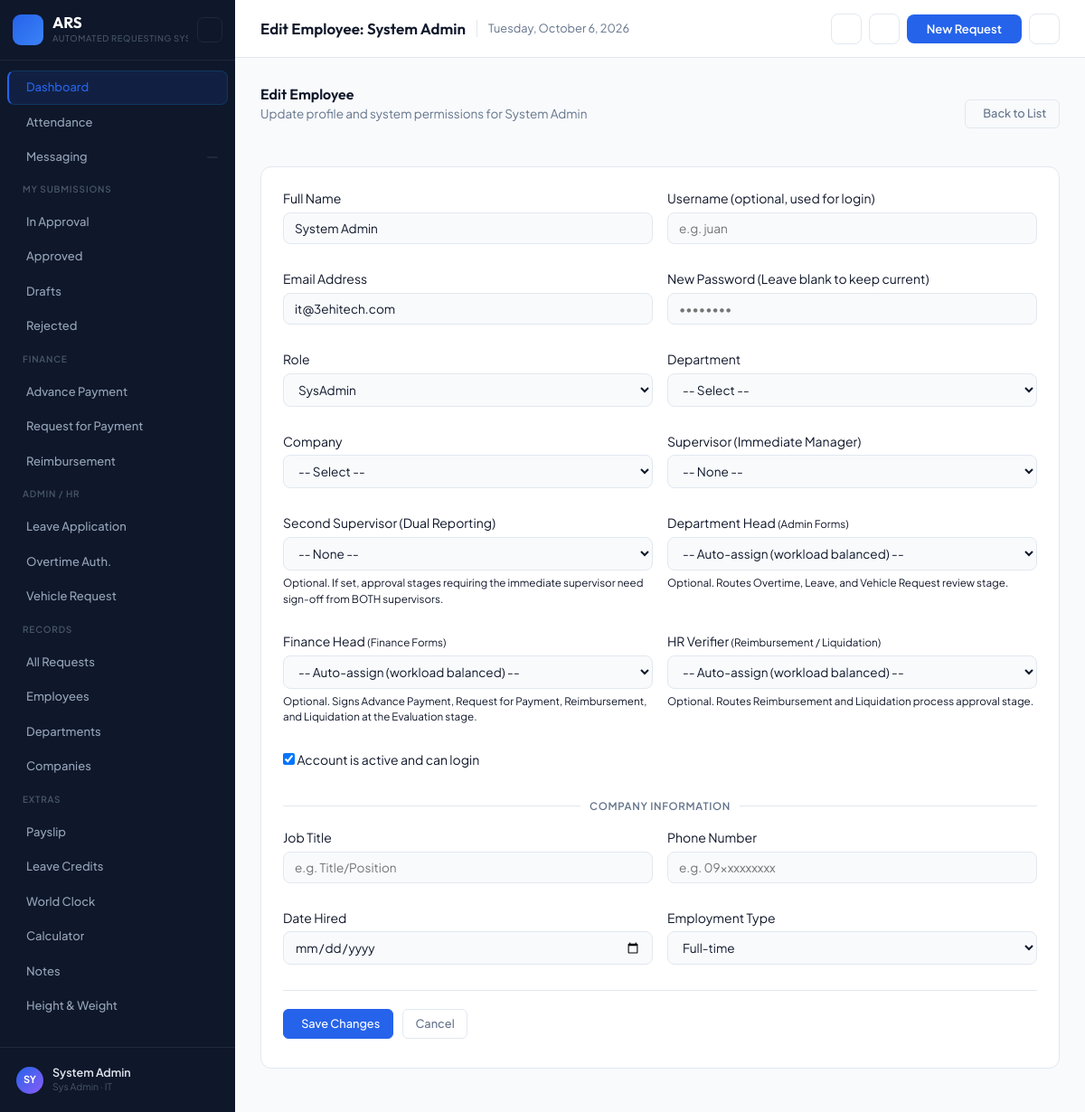
Page /employees/edit/1 (signed in) on the committed database.
### tables this page shows
CREATE TABLE employees (
    id INT AUTO_INCREMENT PRIMARY KEY,
    employee_code VARCHAR(20) UNIQUE NOT NULL,
    avatar VARCHAR(255) NOT NULL DEFAULT('default.png'),  
    username VARCHAR(50) UNIQUE NULL,
    full_name VARCHAR(100) NOT NULL,
    email VARCHAR(150) UNIQUE NOT NULL,
    password_hash VARCHAR(255) NOT NULL,
    role_id INT NOT NULL,
    job_title VARCHAR(100) NULL,
    phone VARCHAR(30) NULL,
    date_hired DATE NULL,
    employment_type ENUM('full_time', 'part_time', 'contractual', 'probationary') NOT NULL DEFAULT 'full_time',
    supervisor_id INT NULL,
    supervisor_id_2 INT NULL,
    master_approver_id INT NULL,
    hr_verifier_id INT NULL,
    finance_head_id INT NULL,
    department VARCHAR(100) NULL,
    company VARCHAR(150) NULL,
    is_active TINYINT(1) DEFAULT 1,
    employment_status ENUM('employed','resigned','floating') NOT NULL DEFAULT 'employed',
    created_at TIMESTAMP DEFAULT CURRENT_TIMESTAMP,
    updated_at TIMESTAMP DEFAULT CURRENT_TIMESTAMP ON UPDATE CURRENT_TIMESTAMP,
    FOREIGN KEY (role_id) REFERENCES roles(id) ON DELETE RESTRICT,
    FOREIGN KEY (supervisor_id) REFERENCES employees(id) ON DELETE SET NULL,
    CONSTRAINT fk_employees_supervisor_2 FOREIGN KEY (supervisor_id_2) REFERENCES employees(id) ON DELETE SET NULL,
    CONSTRAINT fk_employees_master_approver FOREIGN KEY (master_approver_id) REFERENCES employees(id) ON DELETE SET NULL,
    CONSTRAINT fk_employees_hr_verifier FOREIGN KEY (hr_verifier_id) REFERENCES employees(id) ON DELETE SET NULL,
    CONSTRAINT fk_employees_finance_head FOREIGN KEY (finance_head_id) REFERENCES employees(id) ON DELETE SET NULL
);

CREATE TABLE roles (
    id INT AUTO_INCREMENT PRIMARY KEY,
    name VARCHAR(50) UNIQUE NOT NULL,
    description TEXT
);

### app/Controllers/EmployeeController.php (called while the page is built, shortened)
<?php
    class EmployeeController {
        public function edit(int $id): void {
            $stmt = db()->prepare('SELECT * FROM employees WHERE id = ?');
            $stmt->execute([$id]);
            $employee = $stmt->fetch(PDO::FETCH_ASSOC);
            $roles = db()->query('SELECT * FROM roles ORDER BY id ASC')->fetchAll();
            require __DIR__ . '/../../views/employees/edit.php';
            $content = ob_get_clean();
            $pageTitle = 'Edit Employee: ' . htmlspecialchars($employee['full_name']);
            require __DIR__ . '/../../views/layouts/base.php';
        }
    }

### public/index.php (called while the page is built, shortened)
<?php
require_once __DIR__ . '/../config/app.php';
require_once __DIR__ . '/../routes/web.php';

### config/database.php (called while the page is built)
<?php
    function db(): PDO {
        static $pdo;
        if (!$pdo) {
            $dsn = "mysql:host={$_ENV['DB_HOST']};dbname={$_ENV['DB_DATABASE']};charset=utf8mb4";
            $pdo = new PDO($dsn, $_ENV['DB_USERNAME'], $_ENV['DB_PASSWORD'], [
                PDO::ATTR_DEFAULT_FETCH_MODE => PDO::FETCH_ASSOC,
                PDO::ATTR_ERRMODE => PDO::ERRMODE_EXCEPTION,
                PDO::ATTR_EMULATE_PREPARES => false,
                PDO::MYSQL_ATTR_INIT_COMMAND => "SET time_zone = '+08:00'",
            ]);
        }
        return $pdo;
    }

### config/app.php (called while the page is built, shortened)
<?php
    require_once __DIR__ . '/database.php';
    if (!function_exists('url')) {
        function url(string $path = ''): string {
            $appUrl = $_ENV['APP_URL'] ?? '';
            $subPath = rtrim(parse_url($appUrl, PHP_URL_PATH) ?? '', '/');
            return $subPath . '/' . ltrim($path, '/');
        }
    }

### views/employees/edit.php (the view, shortened to what this page needs)
<div class="page-header">
    <div class="page-title-group">
        <h5 class="page-heading">Edit Employee</h5>
        <p class="page-subheading">Update profile and system permissions for <?= htmlspecialchars($employee['full_name']) ?></p>
    </div>
    <a href="<?= url('employees') ?>" class="btn btn-ghost">
        <i class="ti ti-arrow-left"></i> Back to List
    </a>
</div>
<div class="form-card">
    <form method="POST" action="<?= url('employees/update/' . $employee['id']) ?>">
        <div class="form-grid g-2">
            <div class="form-group"><label>Full Name</label><input type="text" name="full_name" value="<?= htmlspecialchars($employee['full_name']) ?>" required></div>
            <div class="form-group">
                <label>Username <span class="muted">(optional, used for login)</span></label>
                <input type="text" name="username" value="<?= htmlspecialchars($employee['username'] ?? '') ?>" placeholder="e.g. juan">
            </div>
            <div class="form-group"><label>Email Address</label><input type="email" name="email" value="<?= htmlspecialchars($employee['email']) ?>" required></div>
            <div class="form-group">
                <label>New Password <span class="muted">(Leave blank to keep current)</span></label>
                <input type="password" name="password" placeholder="••••••••">
            </div>
            <div class="form-group">
                <label>Role</label>
                <select name="role_id" required>
                    <?php foreach ($roles as $role): ?>
                        <option value="<?= $role['id'] ?>" <?= $employee['role_id'] == $role['id'] ? 'selected' : '' ?>>
                            <?= htmlspecialchars($role['name']) ?>
                        </option>
                    <?php endforeach; ?>
                </select>
            </div>
            <div class="form-group">
                <label>Department</label>
                <select name="department">
                    <option value="">-- Select --</option>
                </select>
            </div>
            <div class="form-group">
                <label>Company</label>
                <select name="company">
                    <option value="">-- Select --</option>
                </select>
            </div>
            <div class="form-group">
                <label>Supervisor (Immediate Manager)</label>
                <select name="supervisor_id">
                    <option value="">-- None --</option>
                </select>
            </div>
            <div class="form-group">
                <label>Second Supervisor (Dual Reporting)</label>
                <select name="supervisor_id_2">
                    <option value="">-- None --</option>
                </select>
                <small class="text-muted">Optional. If set, approval stages requiring the immediate supervisor need sign-off from BOTH supervisors.</small>
            </div>
            <div class="form-group">
                <label>Department Head <small class="text-muted">(Admin Forms)</small></label>
                <select name="master_approver_id">
                    <option value="">-- Auto-assign (workload balanced) --</option>
                </select>
                <small class="text-muted">Optional. Routes Overtime, Leave, and Vehicle Request review stage.</small>
            </div>
            <div class="form-group">
                <label>Finance Head <small class="text-muted">(Finance Forms)</small></label>
                <select name="finance_head_id">
                    <option value="">-- Auto-assign (workload balanced) --</option>
                </select>
                <small class="text-muted">Optional. Signs Advance Payment, Request for Payment, Reimbursement, and Liquidation at the Evaluation stage.</small>
            </div>
            <div class="form-group">
                <label>HR Verifier <small class="text-muted">(Reimbursement / Liquidation)</small></label>
                <select name="hr_verifier_id">
                    <option value="">-- Auto-assign (workload balanced) --</option>
                </select>
                <small class="text-muted">Optional. Routes Reimbursement and Liquidation process approval stage.</small>
            </div>
            <div class="form-group g-span-2">
                <label class="checkbox-label">
                    <input type="checkbox" name="is_active" value="1" <?= $employee['is_active'] ? 'checked' : '' ?>>
                    Account is active and can login
                </label>
            </div>
        </div>
        <div class="form-section-divider">
            <span>Company Information</span>
        </div>
        <div class="form-grid g-2">
            <div class="form-group">
                <label>Job Title</label>
                <input type="text" name="job_title"
                    value="<?= htmlspecialchars($employee['job_title'] ?? '') ?>"
                    placeholder="e.g. Title/Position">
            </div>
            <div class="form-group">
                <label>Phone Number</label>
                <input type="text" name="phone"
                    value="<?= htmlspecialchars($employee['phone'] ?? '') ?>"
                    placeholder="e.g. 09xxxxxxxxx">
            </div>
            <div class="form-group">
                <label>Date Hired</label>
                <input type="date" name="date_hired"
                    value="<?= htmlspecialchars($employee['date_hired'] ?? '') ?>">
            </div>
            <div class="form-group">
                <label>Employment Type</label>
                <select name="employment_type">
                    <?php foreach (['full_time' => 'Full-time', 'part_time' => 'Part-time', 'contractual' => 'Contractual', 'probationary' => 'Probationary'] as $val => $label): ?>
                        <option value="<?= $val ?>" <?= ($employee['employment_type'] ?? 'full_time') === $val ? 'selected' : '' ?>>
                            <?= $label ?>
                        </option>
                    <?php endforeach; ?>
                </select>
            </div>
        </div>
        <div class="form-action">
            <button type="submit" class="btn btn-primary"><i class="ti ti-device-floppy"></i> Save Changes</button>
            <a href="<?= url('employees') ?>" class="btn btn-ghost">Cancel</a>
        </div>
    </form>
</div>

### views/layouts/base.php (shortened to what this page needs)
<?php
    $themeSettings = [];
    $themeMode = $themeSettings['theme_mode'] ?? 'light';
?>
<!DOCTYPE html>
<html lang="en" data-theme="<?= $themeMode === 'dark' ? 'dark' : 'light' ?>">
<head>
    <link rel="stylesheet" href="<?= url('stylesheets/app.css') ?>">
    <link rel="stylesheet" href="<?= url('stylesheets/chat.css') ?>">
</head>
<body>
<div class="layout">
    <?php require __DIR__ . '/sidebar.php'; ?>
    <div class="layout-right">
        <div id="topbar">
            <div class="topbar-left">
                <?php if (!empty($breadcrumbs)): ?>
                    <nav class="topbar-breadcrumb" aria-label="Breadcrumb">
                        <?php foreach ($breadcrumbs as $idx => $crumb): ?>
                            <?php if ($idx > 0): ?><span class="bc-sep"><i class="ti ti-chevron-right"></i></span><?php endif; ?>
                            <?php if (!empty($crumb['url'])): ?>
                                <a href="<?= htmlspecialchars($crumb['url']) ?>" class="bc-link"><?= htmlspecialchars($crumb['label']) ?></a>
                            <?php else: ?>
                                <span class="bc-current"><?= htmlspecialchars($crumb['label']) ?></span>
                            <?php endif; ?>
                        <?php endforeach; ?>
                    </nav>
                <?php else: ?>
                    <span class="topbar-title"><?= htmlspecialchars($pageTitle ?? '') ?></span>
                <?php endif; ?>
                <span class="topbar-date"><?= date('l, F j, Y') ?></span>
            </div>
            <div class="topbar-right">
                <a href="<?= url('chat') ?>" class="icon-btn chat-icon-wrap" title="Messages" id="chatBtn">
                </a>
                <button class="icon-btn" id="notifBtn" title="Notifications">
                </button>
                <div class="new-req-wrap" id="newReqWrap">
                    <button type="button" class="btn-new-req" id="newReqBtn" aria-haspopup="true" aria-expanded="false">
                        <i class="ti ti-plus"></i> <span>New Request</span> <i class="ti ti-chevron-down"></i>
                    </button>
                </div>
                <form method="POST" action="<?= url('logout') ?>" id="logoutForm" class="logout-form">
                    <button class="icon-btn" title="Logout">
                    </button>
                </form>
            </div>
        </div>
        <div id="main"><?= $content ?></div>
    </div>
</div>
</body>
</html>

### public/stylesheets/chat.css (style rules this page uses)
.icon-btn { width: 34px; height: 34px; border-radius: 8px; border: 1px solid var(--border); background: var(--card-bg); color: var(--text-muted); cursor: pointer; display: flex; align-items: center; justify-content: center; font-size: 16px; transition: background 0.12s, color 0.12s, border-color 0.12s; }
.chat-icon-wrap { position: relative; display: inline-flex; }

### rows in the picture
employees: full_name "Edit Employee: System Admin", full_name "System Admin", email "it@3ehitech.com", role_id "SysAdmin", is_active "☑", employment_type "Full-time"

### other values in the picture
$initials "SY"
$_SESSION['user_name'] "System Admin"
$roleName "Sys Admin"
$_SESSION['department'] "IT"
